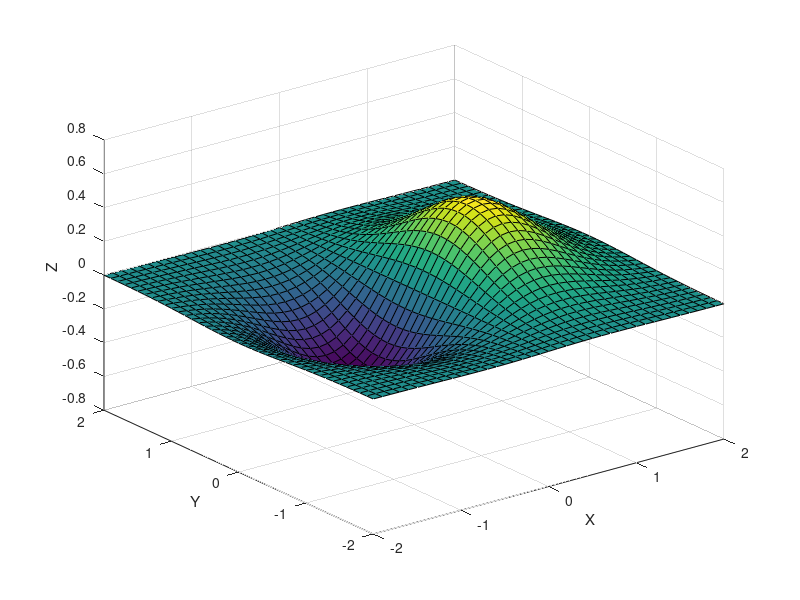
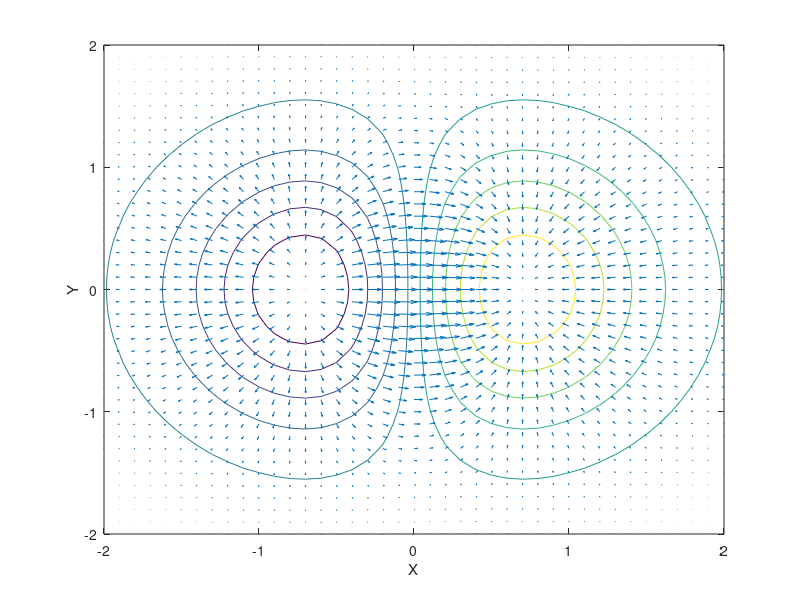

These figures' MATLAB source, in order:
% Plot the following multi-variable function : z = xe^-(x^2 + y^2) and also plot its gradient 
% Use contour and quiver plot for this task 

clc; clear all; close all;

[X, Y] = meshgrid(-2:0.1:2, -2:0.1:2);

Z = X .* exp(-X.^2 - Y.^2);
[pX, pY] = gradient(Z, 0.1, 0.1);

figure(1)
surf(X, Y, Z);
xlabel('X');
ylabel('Y');
zlabel('Z');

figure(2)
contour(X, Y, Z); hold on;
quiver( X, Y, pX, pY);
xlabel('X');
ylabel('Y');
hold off;
